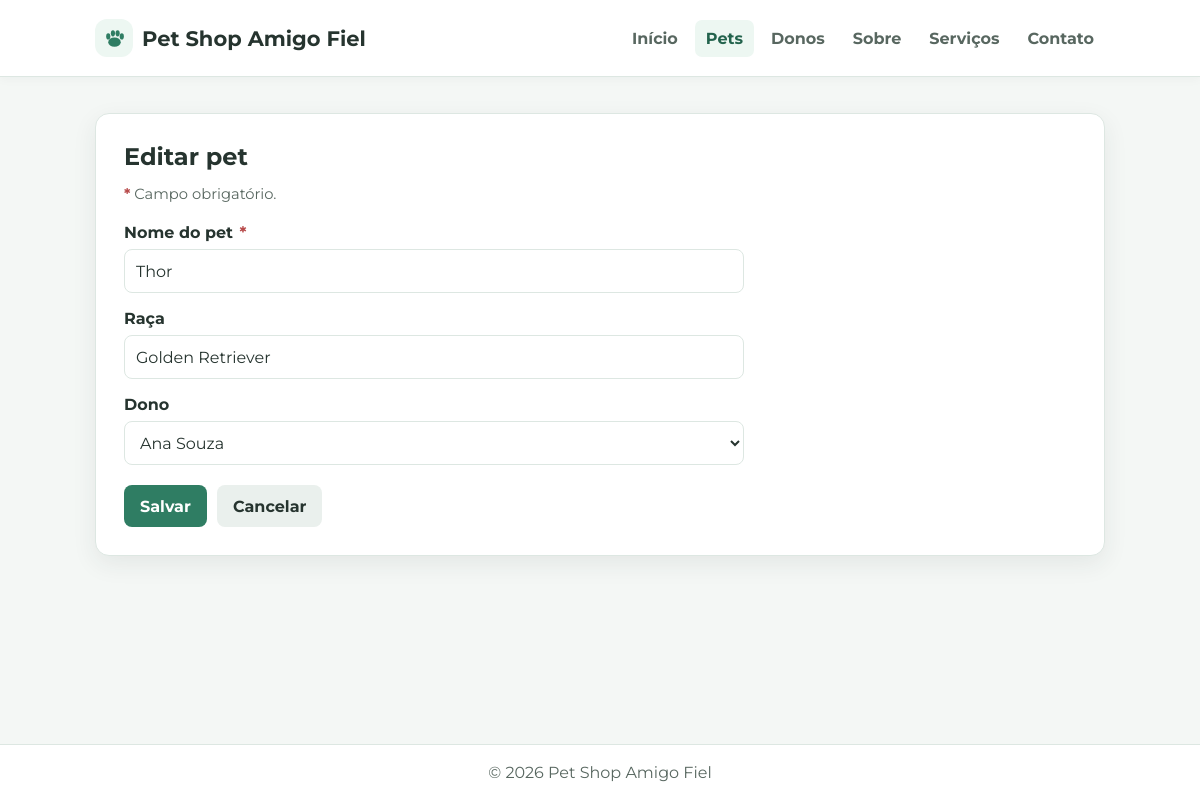
The app's page /pet/2/editar with its own data.
### tables this page shows
CREATE TABLE pets (
   id INTEGER PRIMARY KEY AUTOINCREMENT,
   nome TEXT NOT NULL,
   raca TEXT,
   dono_id INTEGER NOT NULL,
   FOREIGN KEY (dono_id) REFERENCES donos(id) ON DELETE CASCADE
);

CREATE TABLE donos (
   id INTEGER PRIMARY KEY AUTOINCREMENT,
   nome TEXT NOT NULL,
   tel TEXT,
   email TEXT UNIQUE
);

### app.py (the view, shortened to what this page needs)
def editar_pet(id):
   pet = db_sql.buscar_pet(id)
   if pet is None:
       abort(404)
   return render_template(
       "form_pet.html", pet=pet, donos=db_sql.listar_donos()
   )

### db_sql.py (called while the page is built)
def get_db():
   if "db" not in g:
       caminho = current_app.config.get(
           "SQL_DATABASE",
           os.path.join(current_app.root_path, "petshop.db"),
       )
       g.db = sqlite3.connect(caminho)
       g.db.row_factory = sqlite3.Row
       g.db.execute("PRAGMA foreign_keys = ON")
   return g.db

def listar_donos():
   return get_db().execute(
       "SELECT id, nome, tel, email FROM donos ORDER BY nome"
   ).fetchall()

def buscar_pet(id):
   return get_db().execute(
       "SELECT pets.id, pets.nome, pets.raca, pets.dono_id, donos.nome AS dono "
       "FROM pets INNER JOIN donos ON pets.dono_id = donos.id "
       "WHERE pets.id = ?",
       (id,),
   ).fetchone()

### templates/form_pet.html (shortened to what this page needs)
{% extends "base.html" %}
{% block conteudo %}
<section class="card">
    <h1>{{ 'Editar pet' if pet else 'Novo pet' }}</h1>
    {% if donos %}
    <p class="form-note"><span class="required-mark">*</span> Campo obrigatório.</p>
    <form class="form" method="post">
        <div class="field">
            <label for="nome">Nome do pet <span class="required-mark" aria-hidden="true">*</span></label>
            <input id="nome"
                   type="text"
                   name="nome"
                   placeholder="Ex.: Mel"
                   value="{{ pet.nome if pet else '' }}"
                   required>
        </div>
        <div class="field">
            <label for="raca">Raça</label>
            <input id="raca"
                   type="text"
                   name="raca"
                   placeholder="Ex.: Golden Retriever"
                   value="{{ (pet.raca or '') if pet else '' }}">
        </div>
        <div class="field">
            <label for="dono_id">Dono</label>
            <select id="dono_id" name="dono_id" required>
                {% for d in donos %}
                <option value="{{ d.id }}"
                        {% if pet and pet.dono_id == d.id %}selected{% endif %}>
                    {{ d.nome }}
                </option>
                {% endfor %}
            </select>
        </div>
        <div class="actions">
            <button type="submit">Salvar</button>
            <a class="button button-secondary"
               href="{{ url_for('lista_pets') }}">Cancelar</a>
        </div>
    </form>
    {% endif %}
</section>
{% endblock %}

### static/css/styles.css (style rules this page uses)
:root { --green: #2f7d63; --green-dark: #23634d; --green-light: #edf7f2; --text: #26342f; --muted: #586760; --border: #dde7e2; --background: #f4f7f5; --white: #ffffff; --danger: #b84b4b; --shadow: 0 8px 24px rgba(38, 52, 47, 0.08); --shadow-hover: 0 12px 28px rgba(38, 52, 47, 0.12); }
* { box-sizing: border-box; }
body { min-height: 100vh; margin: 0; display: flex; flex-direction: column; background: var(--background); color: var(--text); font-family: "Montserrat", Arial, Helvetica, sans-serif; }
a { color: var(--green-dark); }
.card { background: var(--white); border: 1px solid var(--border); border-radius: 14px; box-shadow: var(--shadow); padding: 28px; }
h1, h2, p { margin-top: 0; }
h1 { margin-bottom: 14px; }
.form { max-width: 620px; }
.form-note { margin-bottom: 20px; color: var(--muted); font-size: 0.92rem; }
.required-mark { color: var(--danger); font-weight: bold; }
.field { display: grid; gap: 7px; margin-bottom: 16px; }
.field label { font-weight: bold; }
.field label .required-mark { margin-left: 2px; }
.field input, .field select, .field textarea { width: 100%; min-height: 44px; border: 1px solid var(--border); border-radius: 8px; padding: 9px 11px; background: var(--white); color: var(--text); font: inherit; }
.field input::placeholder { color: #77847e; }
.actions { display: flex; flex-wrap: wrap; gap: 10px; margin-top: 20px; }
.button, button { min-height: 42px; display: inline-flex; align-items: center; justify-content: center; border: 0; border-radius: 8px; padding: 10px 16px; background: var(--green); color: var(--white); font: inherit; font-weight: bold; text-decoration: none; cursor: pointer; transition: background-color 160ms ease, color 160ms ease, transform 160ms ease; }
.button-secondary { background: #eaf0ed; color: var(--text); }

### records on screen
pets: nome "Thor", raca "Golden Retriever", dono_id "Ana Souza"

### other values on screen
{{ 'Editar pet' if pet else 'Novo pet' }} "Editar pet"
